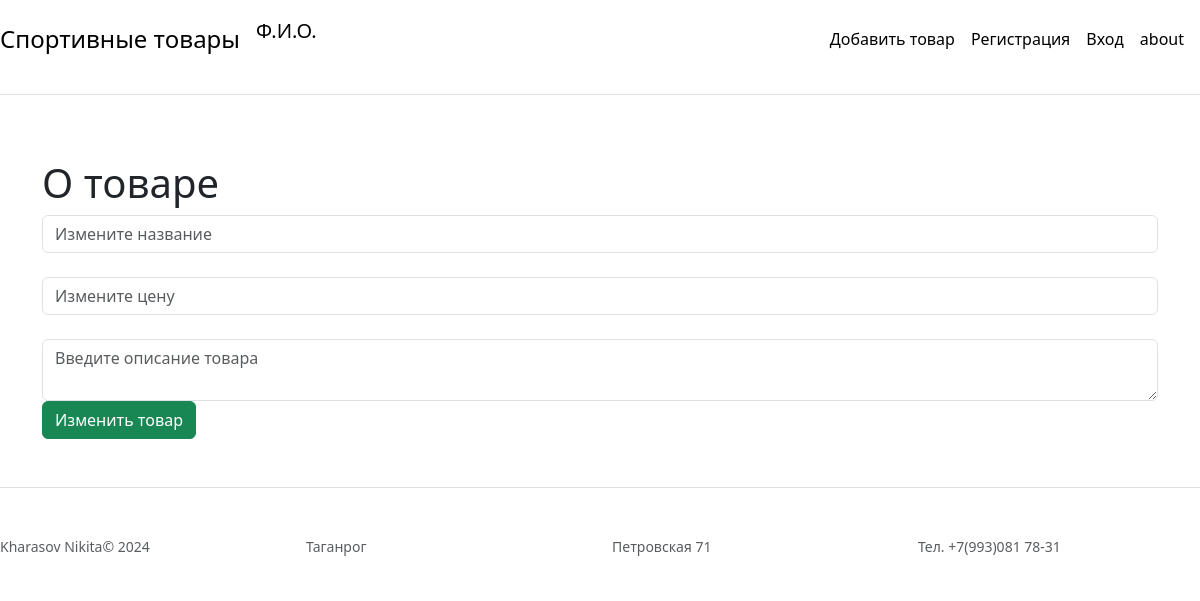
/1/update, run on an earlier commit of the app's database.
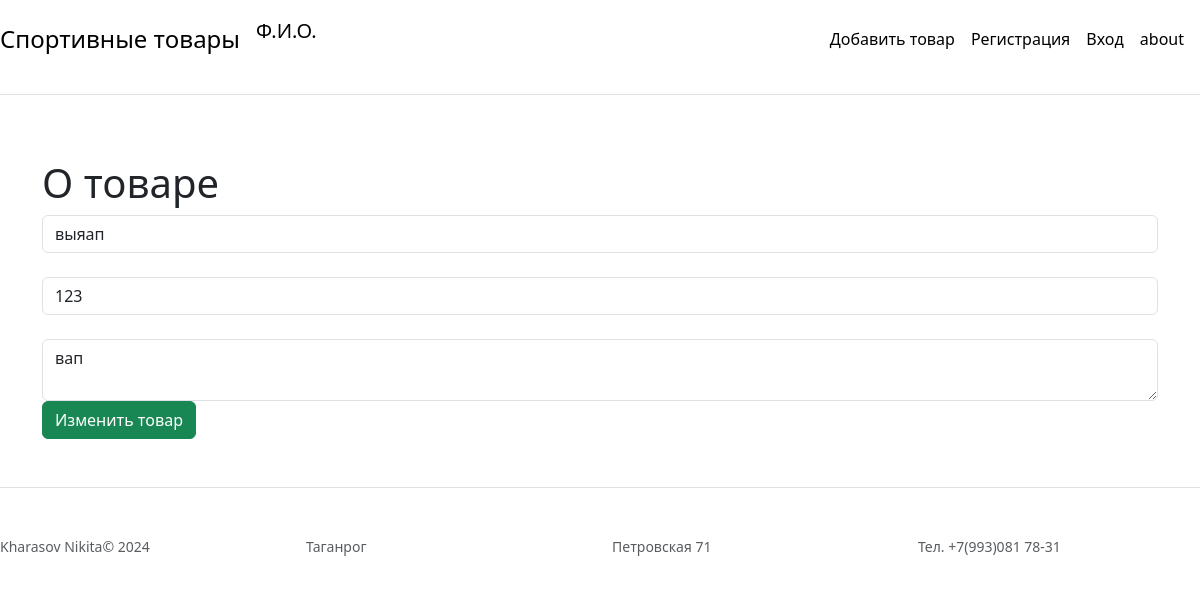
And on a later commit of the database.
### main.py (models this page shows, shortened)
class Item(db.Model):
    id = db.Column(db.Integer, primary_key=True)
    title = db.Column(db.String(100), nullable=False)
    price = db.Column(db.Integer, nullable=False)
    isActive = db.Column(db.Boolean, default=True)
    text = db.Column(db.Text, nullable=False)

### main.py (the view)
@app.route('/<int:id>/update', methods = ['POST', 'GET'])
def Update(id):
    item = Item.query.get(id)
    if request.method == "POST":
        item.title = request.form['title']
        item.price = request.form['price']
        item.text = request.form['text']
        try:
            db.session.commit()
            return redirect('/index')
        except:
            return "Получилась ошибка"
    else:
        return render_template('update.html', item=item)

### main.py (called while the page is built)
@app.after_request
def redirect_to_signin(response):
    if response.status_code == 401:
        return redirect(url_for('/login') + '?next=' + request.url)
    return response

### templates/update.html (shortened to what this page needs)
{% extends 'base.html' %}
{% block body%}
<header>
    <div class="d-flex flex-column flex-md-row align-items-center pb-3 mb-4 border-bottom">
      <a href="/idnex" class="d-flex align-items-center link-body-emphasis text-decoration-none">
        <span class="fs-4">Спортивные товары</span>
      </a>
          <p class=" p-3 fs-5 d-flex align-items-center link-body-emphasis text-decoration-none padding-left">Ф.И.О.</p>
      <nav class="d-inline-flex mt-2 mt-md-0 ms-md-auto">
        <a class="me-3 py-2 link-body-emphasis text-decoration-none" href="/create">Добавить товар</a>
        <a class="me-3 py-2 link-body-emphasis text-decoration-none" href="/">Регистрация</a>
        <a class="me-3 py-2 link-body-emphasis text-decoration-none" href="/">Вход</a>
        <a class="me-3 py-2 link-body-emphasis text-decoration-none" href="/about">about</a>
      </nav>
    </div>
    <div class="pricing-header p-3 pb-md-4 mx-auto text-center">
    </div>
  </header>
    <div class="container">
        <h1>О товаре</h1>
        <form method="POST">
            <input type="text" class="form-control" name="title" id="title" value="{{ item.title }}" placeholder="Измените название"><br>
            <input type="number" class="form-control" name="price" id="price" value="{{ item.price }}" placeholder="Измените цену"><br>
            <textarea name="text" id="text" class="form-control" placeholder="Введите описание товара">{{ item.text }}</textarea>
            <button class="btn btn-success" type="submit">Изменить товар</button>
        </form>
    </div>
{% endblock %}

What changed in the data, as far as the page shows it:
added Item: title "выяап", price "123"
Also different on the page:
form field text: (not shown) → "вап"
